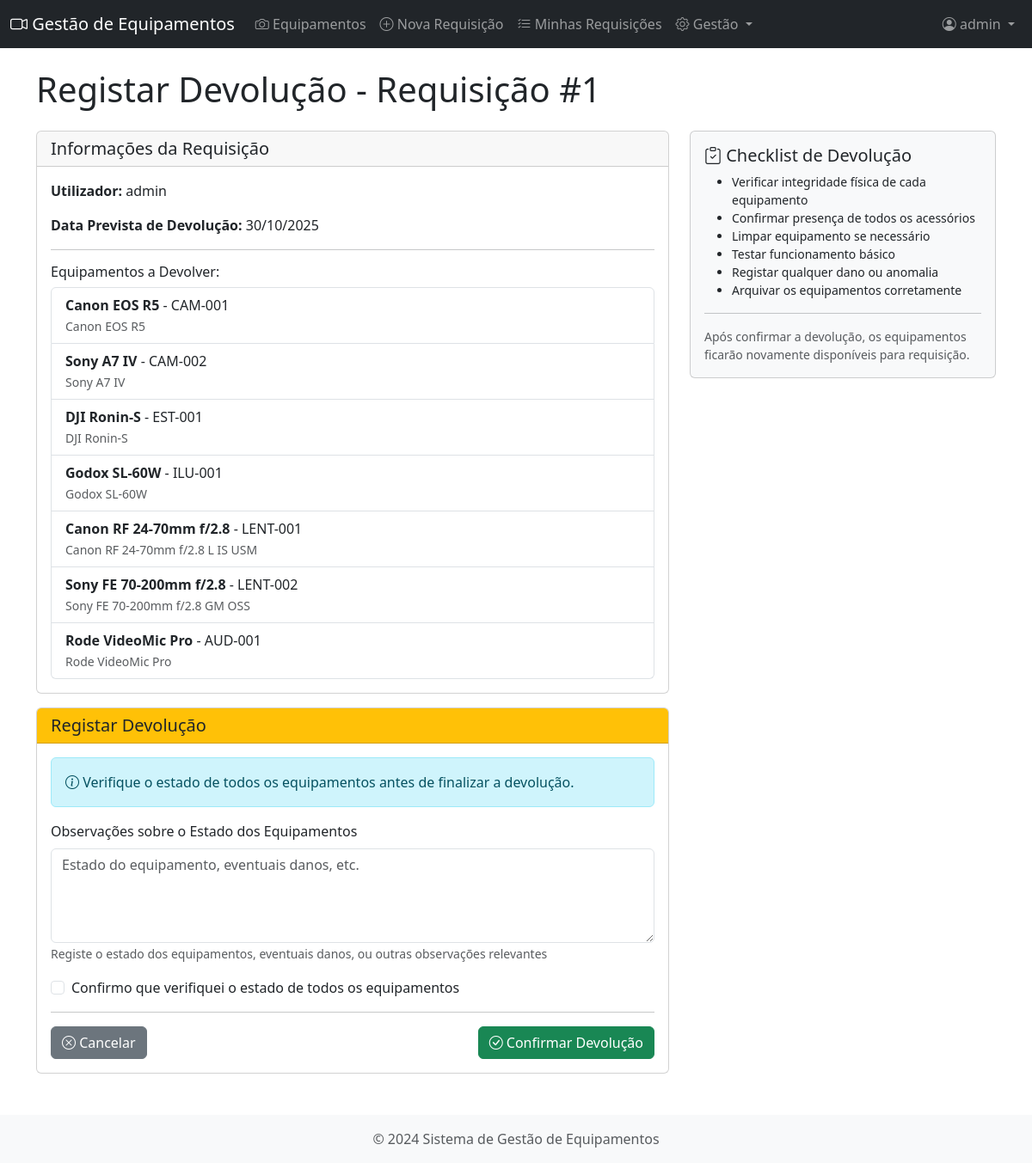
The page /requisicoes/1/devolucao/ (signed in) on the database its author committed.
### equipamentos/models.py (models this page shows, shortened)
class Requisicao(models.Model):
    ESTADO_CHOICES = [
        ('pendente', 'Pendente'),
        ('aprovada', 'Aprovada'),
        ('rejeitada', 'Rejeitada'),
        ('em_curso', 'Em Curso'),
        ('concluida', 'Concluída'),
        ('atrasada', 'Atrasada'),
    ]
    utilizador = models.ForeignKey(User, on_delete=models.PROTECT, related_name='requisicoes')
    equipamentos = models.ManyToManyField(Equipamento, related_name='requisicoes')
    data_requisicao = models.DateTimeField(auto_now_add=True)
    data_inicio_prevista = models.DateField()
    data_fim_prevista = models.DateField()
    data_entrega_real = models.DateTimeField(null=True, blank=True)
    data_devolucao_real = models.DateTimeField(null=True, blank=True)
    motivo = models.TextField(help_text="Motivo/projeto para o qual necessita do equipamento")
    observacoes_requisicao = models.TextField(blank=True)
    observacoes_aprovacao = models.TextField(blank=True)
    observacoes_devolucao = models.TextField(blank=True)
    estado = models.CharField(max_length=20, choices=ESTADO_CHOICES, default='pendente')
    aprovado_por = models.ForeignKey(User, on_delete=models.SET_NULL, null=True, blank=True,
                                     related_name='requisicoes_aprovadas')
    data_aprovacao = models.DateTimeField(null=True, blank=True)
    class Meta:
        verbose_name = "Requisição"
        verbose_name_plural = "Requisições"
        ordering = ['-data_requisicao']
    def esta_atrasada(self):
        if self.estado == 'em_curso' and self.data_fim_prevista:
            return timezone.now().date() > self.data_fim_prevista
        return False

class Equipamento(models.Model):
    ESTADO_CHOICES = [
        ('disponivel', 'Disponível'),
        ('emprestado', 'Emprestado'),
        ('manutencao', 'Em Manutenção'),
        ('inativo', 'Inativo'),
    ]
    categoria = models.ForeignKey(CategoriaEquipamento, on_delete=models.PROTECT, related_name='equipamentos')
    nome = models.CharField(max_length=200)
    marca = models.CharField(max_length=100)
    modelo = models.CharField(max_length=100)
    numero_serie = models.CharField(max_length=100, unique=True)
    codigo_interno = models.CharField(max_length=50, unique=True, help_text="Código de identificação interna")
    descricao = models.TextField(blank=True)
    estado = models.CharField(max_length=20, choices=ESTADO_CHOICES, default='disponivel')
    valor_estimado = models.DecimalField(max_digits=10, decimal_places=2, validators=[MinValueValidator(0)])
    data_aquisicao = models.DateField()
    observacoes = models.TextField(blank=True)
    imagem = models.ImageField(upload_to='equipamentos/', blank=True, null=True)
    class Meta:
        verbose_name = "Equipamento"
        verbose_name_plural = "Equipamentos"
        ordering = ['categoria', 'nome']

### equipamentos/views.py (the view)
# urls.py: path('requisicoes/<int:pk>/devolucao/', views.registar_devolucao, name='registar_devolucao'),
@user_passes_test(lambda u: u.is_staff)
def registar_devolucao(request, pk):
    requisicao = get_object_or_404(Requisicao, pk=pk)
    if request.method == 'POST':
        form = DevolucaoForm(request.POST, instance=requisicao)
        if form.is_valid():
            requisicao = form.save(commit=False)
            requisicao.data_devolucao_real = timezone.now()
            requisicao.estado = 'concluida'
            requisicao.save()
            requisicao.equipamentos.all().update(estado='disponivel')
            messages.success(request, 'Devolução registada com sucesso!')
            return redirect('detalhe_requisicao', pk=pk)
    else:
        form = DevolucaoForm(instance=requisicao)
    context = {
        'form': form,
        'requisicao': requisicao,
    }
    return render(request, 'equipamentos/registar_devolucao.html', context)

### equipamentos/forms.py
class DevolucaoForm(forms.ModelForm):
    class Meta:
        model = Requisicao
        fields = ['observacoes_devolucao']
        widgets = {
            'observacoes_devolucao': forms.Textarea(attrs={
                'rows': 4,
                'class': 'form-control',
                'placeholder': 'Estado do equipamento, eventuais danos, etc.'
            }),
        }
    def __init__(self, *args, **kwargs):
        super().__init__(*args, **kwargs)
        self.fields['observacoes_devolucao'].required = False

### templates/equipamentos/registar_devolucao.html (shortened to what this page needs)
{% extends 'base.html' %}
{% block content %}
<h1 class="mb-4">Registar Devolução - Requisição #{{ requisicao.id }}</h1>
<div class="row">
    <div class="col-md-8">
        <div class="card mb-3">
            <div class="card-header">
                <h5 class="mb-0">Informações da Requisição</h5>
            </div>
            <div class="card-body">
                <p><strong>Utilizador:</strong> {{ requisicao.utilizador.get_full_name|default:requisicao.utilizador.username }}</p>
                <p><strong>Data Prevista de Devolução:</strong> {{ requisicao.data_fim_prevista|date:"d/m/Y" }}</p>
                <hr>
                <h6>Equipamentos a Devolver:</h6>
                <ul class="list-group">
                    {% for equipamento in requisicao.equipamentos.all %}
                    <li class="list-group-item">
                        <strong>{{ equipamento.nome }}</strong> - {{ equipamento.codigo_interno }}
                        <br><small class="text-muted">{{ equipamento.marca }} {{ equipamento.modelo }}</small>
                    </li>
                    {% endfor %}
                </ul>
            </div>
        </div>
        <div class="card">
            <div class="card-header bg-warning">
                <h5 class="mb-0">Registar Devolução</h5>
            </div>
            <div class="card-body">
                <form method="post">
                    <div class="alert alert-info">
                        <i class="bi bi-info-circle"></i>
                        Verifique o estado de todos os equipamentos antes de finalizar a devolução.
                    </div>
                    <div class="mb-3">
                        <label for="id_observacoes_devolucao" class="form-label">Observações sobre o Estado dos Equipamentos</label>
                        {{ form.observacoes_devolucao }}
                        <small class="form-text text-muted">
                            Registe o estado dos equipamentos, eventuais danos, ou outras observações relevantes
                        </small>
                    </div>
                    <div class="form-check mb-3">
                        <input class="form-check-input" type="checkbox" id="confirmarEstado" required>
                        <label class="form-check-label" for="confirmarEstado">
                            Confirmo que verifiquei o estado de todos os equipamentos
                        </label>
                    </div>
                    <hr>
                    <div class="d-flex justify-content-between">
                        <a href="{% url 'detalhe_requisicao' requisicao.id %}" class="btn btn-secondary">
                            <i class="bi bi-x-circle"></i> Cancelar
                        </a>
                        <button type="submit" class="btn btn-success">
                            <i class="bi bi-check-circle"></i> Confirmar Devolução
                        </button>
                    </div>
                </form>
            </div>
        </div>
    </div>
    <div class="col-md-4">
        <div class="card bg-light">
            <div class="card-body">
                <h5 class="card-title"><i class="bi bi-clipboard-check"></i> Checklist de Devolução</h5>
                <ul class="small">
                    <li>Verificar integridade física de cada equipamento</li>
                    <li>Confirmar presença de todos os acessórios</li>
                    <li>Limpar equipamento se necessário</li>
                    <li>Testar funcionamento básico</li>
                    <li>Registar qualquer dano ou anomalia</li>
                    <li>Arquivar os equipamentos corretamente</li>
                </ul>
                <hr>
                <p class="small text-muted mb-0">
                    Após confirmar a devolução, os equipamentos ficarão novamente disponíveis para requisição.
                </p>
            </div>
        </div>
    </div>
</div>
{% endblock %}

### templates/base.html (shortened to what this page needs)
{% load static %}
<!DOCTYPE html>
<html lang="pt">
<head>
    <link href="https://cdn.jsdelivr.net/npm/bootstrap@5.3.0/dist/css/bootstrap.min.css" rel="stylesheet">
    <link rel="stylesheet" href="https://cdn.jsdelivr.net/npm/bootstrap-icons@1.11.0/font/bootstrap-icons.css">
    <link rel="stylesheet" href="{% static 'css/websockets.css' %}">
</head>
<body>
    <nav class="navbar navbar-expand-lg navbar-dark bg-dark">
        <div class="container-fluid">
            <a class="navbar-brand" href="{% url 'dashboard' %}">
                <i class="bi bi-camera-video"></i> Gestão de Equipamentos
            </a>
            <div class="collapse navbar-collapse" id="navbarNav">
                <ul class="navbar-nav me-auto">
                    <li class="nav-item">
                        <a class="nav-link" href="{% url 'listar_equipamentos' %}">
                            <i class="bi bi-camera"></i> Equipamentos
                        </a>
                    </li>
                    <li class="nav-item">
                        <a class="nav-link" href="{% url 'criar_requisicao' %}">
                            <i class="bi bi-plus-circle"></i> Nova Requisição
                        </a>
                    </li>
                    <li class="nav-item">
                        <a class="nav-link" href="{% url 'minhas_requisicoes' %}">
                            <i class="bi bi-list-check"></i> Minhas Requisições
                        </a>
                    </li>
                    {% if user.is_staff %}
                    <li class="nav-item dropdown">
                        <a class="nav-link dropdown-toggle" href="#" role="button" data-bs-toggle="dropdown">
                            <i class="bi bi-gear"></i> Gestão
                        </a>
                    </li>
                    {% endif %}
                </ul>
                <ul class="navbar-nav">
                    <li class="nav-item dropdown">
                        <a class="nav-link dropdown-toggle" href="#" role="button" data-bs-toggle="dropdown">
                            <i class="bi bi-person-circle"></i> {{ user.get_full_name|default:user.username }}
                        </a>
                    </li>
                </ul>
            </div>
        </div>
    </nav>
    <main class="container my-4">
        {% block content %}{% endblock %}
    </main>
    <footer class="bg-light text-center text-muted py-3 mt-5">
        <div class="container">
            <p class="mb-0">&copy; 2024 Sistema de Gestão de Equipamentos</p>
        </div>
    </footer>
</body>
</html>

### static/css/websockets.css (style rules this page uses)
.nav-item { position: relative; }

### templates/base.html (style rules this page uses)
.nav-item { position: relative; }

### rows shown on the page
Requisicao: id "1", utilizador.get_full_name "admin", data_fim_prevista "30/10/2025"
Equipamento: nome "Canon EOS R5", codigo_interno "CAM-001", marca "Canon", modelo "EOS R5"
Equipamento: nome "Sony A7 IV", codigo_interno "CAM-002", marca "Sony", modelo "A7 IV"
Equipamento: nome "DJI Ronin-S", codigo_interno "EST-001", marca "DJI", modelo "Ronin-S"
Equipamento: nome "Godox SL-60W", codigo_interno "ILU-001", marca "Godox", modelo "SL-60W"
Equipamento: nome "Canon RF 24-70mm f/2.8", codigo_interno "LENT-001", marca "Canon", modelo "RF 24-70mm f/2.8 L IS USM"
Equipamento: nome "Sony FE 70-200mm f/2.8", codigo_interno "LENT-002", marca "Sony", modelo "FE 70-200mm f/2.8 GM OSS"
Equipamento: nome "Rode VideoMic Pro", codigo_interno "AUD-001", marca "Rode", modelo "VideoMic Pro"

### other values the page prints
{{ user.get_full_name|default:user.username }} "admin"
